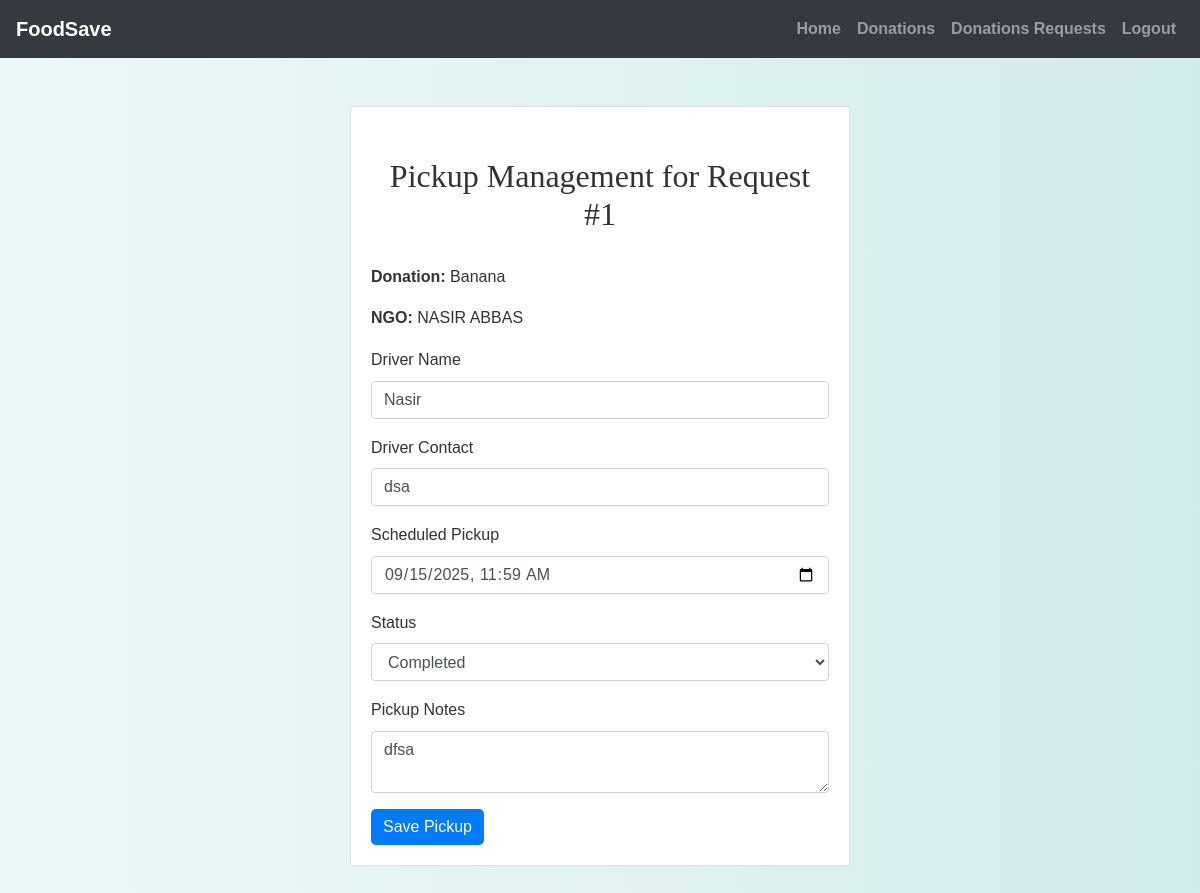
Screenshot of /donor/pickup_update.php?request_id=1 (signed in) with the database file from the repository.
### tables this page shows
CREATE TABLE `donation_requests` (
  `request_id` int(11) NOT NULL,
  `ngo_id` int(11) NOT NULL,
  `food_id` int(11) NOT NULL,
  `requested_quantity` int(11) NOT NULL CHECK (`requested_quantity` > 0),
  `request_date` timestamp NOT NULL DEFAULT current_timestamp(),
  `proposed_pickup_time` datetime NOT NULL,
  `status` enum('pending','accepted','rejected','cancelled') DEFAULT 'pending',
  `message` text DEFAULT NULL
);

CREATE TABLE `food_donations` (
  `donation_id` int(11) NOT NULL,
  `donor_id` int(11) NOT NULL,
  `title` varchar(200) NOT NULL,
  `description` text DEFAULT NULL,
  `category` enum('fruits','vegetables','meals','bakery','dairy','other') NOT NULL,
  `quantity` varchar(100) DEFAULT NULL,
  `expiration_date` date NOT NULL,
  `status` enum('available','requested','accepted','collected','expired') DEFAULT 'available',
  `created_at` timestamp NOT NULL DEFAULT current_timestamp(),
  `updated_at` timestamp NOT NULL DEFAULT current_timestamp() ON UPDATE current_timestamp(),
  `latitude` varchar(50) NOT NULL,
  `longitude` varchar(50) NOT NULL
);

CREATE TABLE `users` (
  `id` int(11) NOT NULL,
  `name` varchar(150) NOT NULL,
  `email` varchar(150) NOT NULL,
  `password_hash` varchar(255) NOT NULL,
  `phone` varchar(20) DEFAULT NULL,
  `user_type` enum('donor','ngo') NOT NULL,
  `address` text DEFAULT NULL,
  `city` varchar(100) DEFAULT NULL,
  `status` enum('active','inactive','pending') DEFAULT 'pending',
  `created_at` timestamp NOT NULL DEFAULT current_timestamp()
);

CREATE TABLE `pickups` (
  `pickup_id` int(11) NOT NULL,
  `request_id` int(11) NOT NULL,
  `driver_name` varchar(255) NOT NULL,
  `driver_contact` varchar(20) NOT NULL,
  `scheduled_pickup` datetime NOT NULL,
  `status` enum('scheduled','in_progress','completed','cancelled') DEFAULT 'scheduled',
  `pickup_notes` text DEFAULT NULL,
  `created_at` timestamp NOT NULL DEFAULT current_timestamp(),
  `updated_at` timestamp NOT NULL DEFAULT current_timestamp() ON UPDATE current_timestamp()
);

### donor/pickup_update.php (the view, shortened to what this page needs)
<?php
include('../config.php');
$donor_id = $_SESSION["id"];
$request_id = isset($_GET['request_id']) ? intval($_GET['request_id']) : 0;
$sql = "
    SELECT dr.*, fd.title AS donation_title, u.name AS ngo_name
    FROM donation_requests dr
    JOIN food_donations fd ON dr.food_id = fd.donation_id
    JOIN users u ON dr.ngo_id = u.id
    WHERE dr.request_id = ? AND fd.donor_id = ?
";
$stmt = $conn->prepare($sql);
$stmt->bind_param("ii", $request_id, $donor_id);
$stmt->execute();
$request = $stmt->get_result()->fetch_assoc();
$stmt2 = $conn->prepare("SELECT * FROM pickups WHERE request_id=?");
$stmt2->bind_param("i", $request_id);
$stmt2->execute();
$pickup = $stmt2->get_result()->fetch_assoc();
?>
<!DOCTYPE html>
<html lang="en">
<head>
    <link rel="stylesheet" href="https://maxcdn.bootstrapcdn.com/bootstrap/4.5.2/css/bootstrap.min.css">
<link rel="stylesheet" href="../css/style.css" />
</head>
<body>
<?php include('navbar.php'); ?>
<div class="container mt-5 mb-5">
        <div class="card mx-auto" style="max-width: 500px;">
        <div class="card-body">
    <h2>Pickup Management for Request #<?= $request_id ?></h2>
    <p><strong>Donation:</strong> <?= htmlspecialchars($request['donation_title']); ?></p>
    <p><strong>NGO:</strong> <?= htmlspecialchars($request['ngo_name']); ?></p>
    <form method="post">
        <div class="form-group">
            <label>Driver Name</label>
            <input type="text" name="driver_name" class="form-control" value="<?= $pickup['driver_name'] ?? ''; ?>" required>
        </div>
        <div class="form-group">
            <label>Driver Contact</label>
            <input type="text" name="driver_contact" class="form-control" value="<?= $pickup['driver_contact'] ?? ''; ?>" required>
        </div>
        <div class="form-group">
            <label>Scheduled Pickup</label>
            <input type="datetime-local" name="scheduled_pickup" class="form-control"
                   value="<?= isset($pickup['scheduled_pickup']) ? date('Y-m-d\TH:i', strtotime($pickup['scheduled_pickup'])) : ''; ?>" required>
        </div>
        <div class="form-group">
            <label>Status</label>
            <select name="status" class="form-control">
                <?php
                $statuses = ['scheduled','in_progress','completed','cancelled'];
                foreach ($statuses as $s) {
                    $sel = ($pickup && $pickup['status'] === $s) ? 'selected' : '';
                    echo "<option value='$s' $sel>" . ucfirst($s) . "</option>";
                }
                ?>
            </select>
        </div>
        <div class="form-group">
            <label>Pickup Notes</label>
            <textarea name="pickup_notes" class="form-control"><?= $pickup['pickup_notes'] ?? ''; ?></textarea>
        </div>
        <button type="submit" name="save_pickup" class="btn btn-primary">Save Pickup</button>
    </form>
</div>
</div>
</div>
</body>
</html>

### css/style.css (style rules this page uses)
body { background: linear-gradient(90deg, rgba(233, 246, 246, 0.831), rgba(207, 233, 233, 0.9)); font-family: 'Arial', sans-serif; color: #333; line-height: 1.6; }
h1, h2, h3, h4 { text-align: center; margin-top: 30px; margin-bottom: 30px; font-family: 'Georgia', serif; }
.container { margin-bottom: 40px; }
.btn-primary { color: #fff; border: none; border-radius: 5px; cursor: pointer; transition: background-color 0.3s ease; }

### rows the page displays
donation_requests: food.title "Banana", ngo.name "NASIR ABBAS"
pickups: driver_name "Nasir", driver_contact "dsa", scheduled_pickup "09/15/2025 11:59", pickup_notes "dfsa"

### other values shown
$request_id "1"
form field status "Completed"
